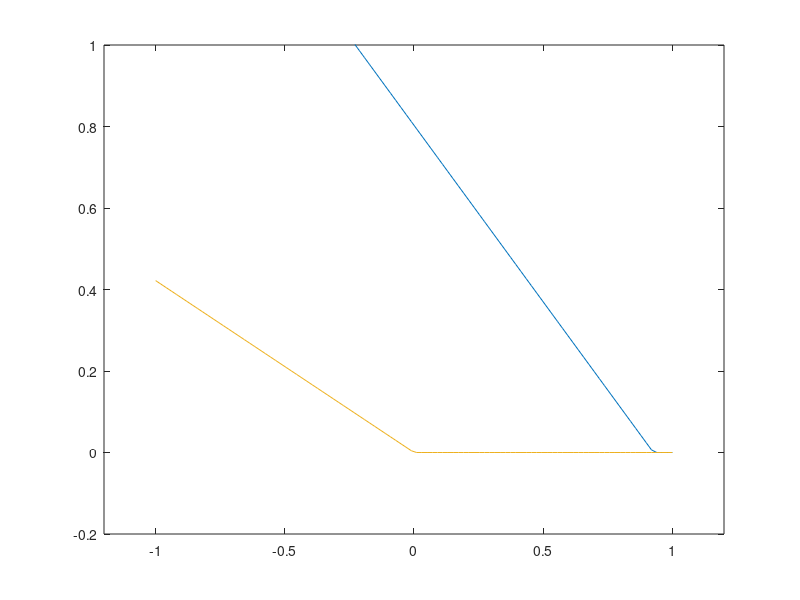

Write the MATLAB code that produced this figure.

x = linspace(-1, 1, 100);
n1 = max(-0.8665*x + 0.8030, 0);
n2 = max(-0.4218*x, 0);
n1_1 = -0.9427 * max(0, n1);
n2_1 = 1.3419 * max(0, n2);
figure;
plot(x, max(0, n1), LineWidth=3);
hold on
plot(x, max(0, n2), LineWidth=3);
hold off
xlim([-1.2, 1.2]), ylim([-0.2, 1]);